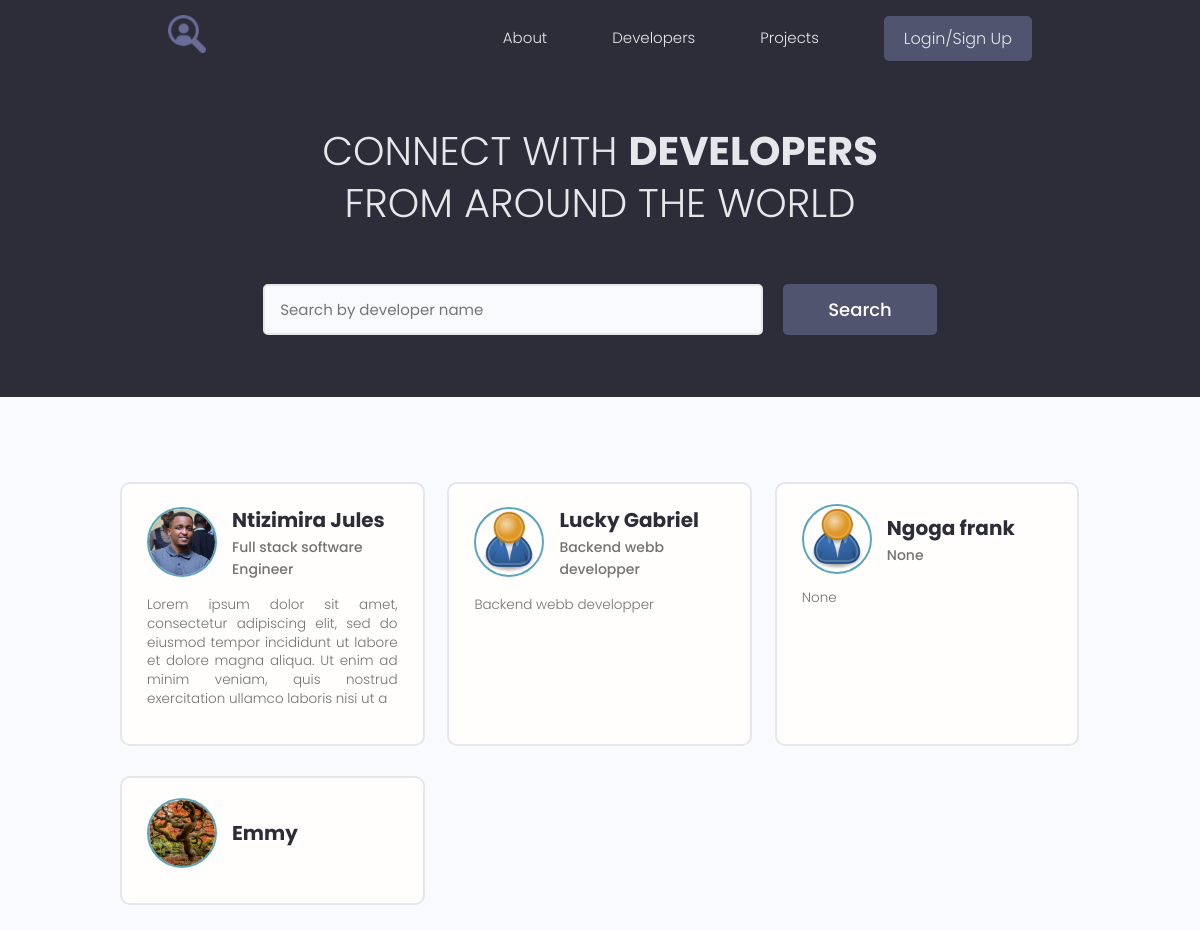
The page /profiles on the database as committed earlier.
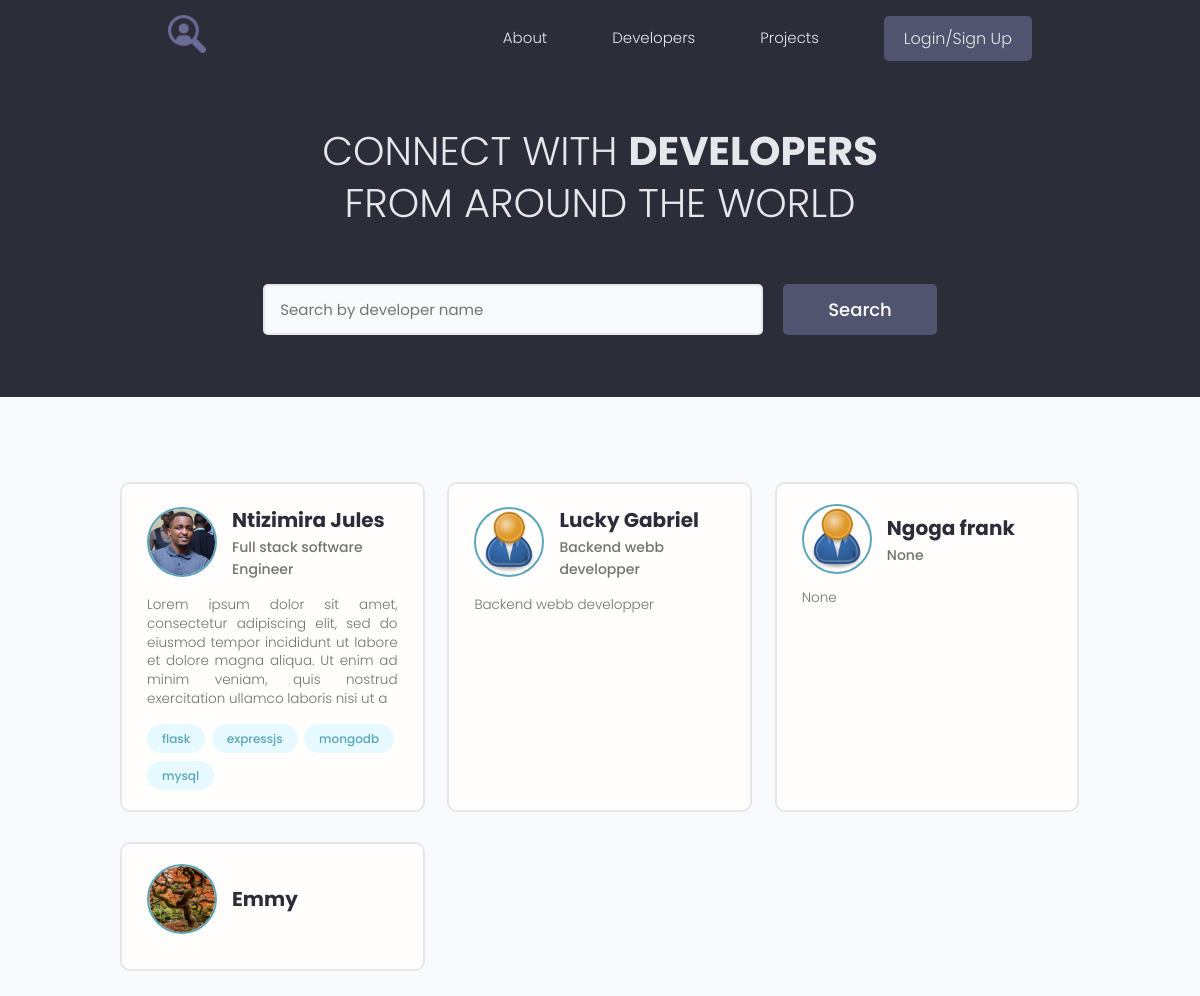
The same page on the database as committed later.
### models/user.py (models this page shows, shortened)
class Profile(BaseModel, Base):
    __tablename__ = 'profiles'
    user_id = Column(String(60), ForeignKey('users.id'))
    user = relationship("User", back_populates="profile")
    username = Column(String(150), nullable=False, unique=True)
    email = Column(String(150), nullable=False)
    name = Column(String(150), nullable=False)
    bio = Column(Text, nullable=True)
    location = Column(String(150), nullable=True)
    headline = Column(String(250), nullable=True)
    profile_image_url = Column(String(2000), default='images/profiles/user-default.png')
    social_github = Column(String(200), nullable=True)
    social_linkdin = Column(String(200), nullable=True)
    social_youtube = Column(String(200), nullable=True)
    social_twitter = Column(String(200), nullable=True)
    skills = relationship("Skill", backref="profile",
                          cascade="all, delete, delete-orphan")
    comments = relationship("Comment", backref="profile", cascade="all, delete-orphan")
    rates = relationship("Rate", backref="profile", cascade="all, delete-orphan")

### models/skill.py (models this page shows, shortened)
class Skill(BaseModel, Base):
    __tablename__ = 'skills'
    profile_id = Column(String(60), ForeignKey('profiles.id'), nullable=True)
    name = Column(String(200), nullable=False)
    description = Column(Text, nullable=True)

### webdynamic/views/users.py (the view)
@app_views.route('/profiles', methods=['GET'], strict_slashes=False)
def profiles():
    profiles = []
    searchQuery = None
    if request.args.get('text'):
        searchQuery = request.args.get('text').lower()
        for profile in storage.all(Profile).values():
            if (profile.name and searchQuery in profile.name.lower()) or (profile.bio and searchQuery in profile.bio.lower()):
                    profiles.append(profile)
            else:
                for skill in profile.skills:
                    if searchQuery in skill.name.lower():
                        profiles.append(profile)
                        break
    else:
        profiles = list(storage.all(Profile).values())
    page = int(request.args.get('page', 1))
    result = paginate(profiles, page)
    context = {
        'items_on_page': result.get('items_on_page'),
        'total_pages': result.get('total_pages'),
        'queryPage': page,
        'custom_range': result.get('custom_range'),
        'searchQuery': searchQuery if searchQuery else None
        }
    return render_template('profiles.html', **context)

### models/engine/dbManager.py (called while the page is built)
    def all(self, cls=None):
        new_dict = {}
        for clss in classes:
            if cls is None or cls is classes[clss] or cls is clss:
                objs = self.__session.query(classes[clss]).all()
                for obj in objs:
                    key = obj.__class__.__name__ + '.' + obj.id
                    new_dict[key] = obj
        return (new_dict)

### utils/paginate.py (called while the page is built)
def paginate(data, page):
    per_page = 9
    start_index = (page - 1) * per_page
    end_index = start_index + per_page
    total_pages = (len(data) + per_page - 1) // per_page
    items_on_page = data[start_index:end_index]
    leftindex = page - 4 if page > 4 else 1
    rightIndex =  page + 5 if (page + 5) <= total_pages else total_pages + 1
    custom_range = range(leftindex, rightIndex)
    prev_page = page - 1 if page > 1 else None
    next_page = page + 1 if page + 1 <= total_pages else total_pages + 1
    result = {
        'page': page,
        'page_size': per_page,
        'prev_page': prev_page,
        'next_page': next_page,
        'items_on_page': items_on_page,
        'total_pages': total_pages,
        'custom_range': custom_range,
    }
    return result

### webdynamic/app.py (called while the page is built)
@app.context_processor
def inject_user():
    return dict(current_user=current_user)

### webdynamic/templates/profiles.html (shortened to what this page needs)
{% extends 'main.html' %}
{% block content %}
  <main class="home">
    <section class="hero-section text-center">
      <div class="container container--narrow">
        <div class="hero-section__box">
          <h2>CONNECT WITH <span>DEVELOPERS</span></h2>
          <h2>FROM AROUND THE WORLD</h2>
        </div>
        <div class="hero-section__search">
          <form class="form" action="{{url_for('app_views.profiles')}}"  method="get" enctype="multipart/form-data">
            <div class="form__field">
              <input class="input input--text" id="formInput#search" type="text" name="text"
                placeholder="Search by developer name" />
            </div>
            <input class="btn btn--sub btn--lg" type="submit" value="Search" />
          </form>
        </div>
      </div>
    </section>
    <section class="devlist">
      <div class="container">
        <div class="grid grid--three">
            {% for profile in items_on_page %}
            <div class="column card">
                <div class="dev">
                <a href="{{url_for('app_views.profile', profile_id=profile.id)}}" class="card__body">
                    <div class="dev__profile">
                    <img class="avatar avatar--md" src="{{url_for('static', filename=profile.profile_image_url)}}" alt="image" />
                    <div class="dev__meta">
                        <h3>{{profile.name}}</h3>
                        <h5>{{profile.headline}}</h5>
                    </div>
                    </div>
                    <p class="dev__info">
                        {{profile.bio[:200] if profile.bio and profile.bio|length > 150 else profile.bio}}
                    </p>
                    <div class="dev__skills">
                    {% for skill in profile.skills %}
                    <span class="tag tag--pill tag--main">
                        <small>{{skill.name}}</small>
                    </span>
                    {% endfor %}
                    </div>
                </a>
                </div>
            </div>
            {% endfor %}
        </div>
      </div>
    </section>
  </main>
{% endblock %}

### webdynamic/templates/main.html (shortened to what this page needs)
<!DOCTYPE html>
<html lang="en">
<head>
  <link rel="stylesheet" href="https://cdn.iconmonstr.com/1.3.0/css/iconmonstr-iconic-font.min.css" />
  <link rel="stylesheet" href="{{ url_for('static', filename='uikit/styles/uikit.css') }}"/>
  <link rel="stylesheet" href="{{ url_for('static', filename='styles/app.css') }}" />
</head>
<body>
    {% include 'navbar.html' %}
    {% block content %}
    {% endblock %}
</body>
</html>

### webdynamic/templates/navbar.html (shortened to what this page needs)
<header class="header">
    <div class="container container--narrow">
      <a href="/" class="header__logo">
        <img src="{{url_for('static', filename='images/favicon.ico')}}" alt="DevSearch Logo" />
      </a>
      <nav class="header__nav">
        <ul class="header__menu">
          <li class="header__menuItem"><a href="{{url_for('app_views.landingpage')}}">About</a></li>
          <li class="header__menuItem"><a href="{{url_for('app_views.profiles')}}">Developers</a></li>
          <li class="header__menuItem"><a href="{{ url_for('app_views.projects')}}">Projects</a></li>
          {% if current_user.is_authenticated %}
          <li class="header__menuItem"><a href="{{url_for('app_views.inbox')}}">Inbox(<span class="unrd">{{current_user.unread}}</span>)</a></li>
          <li class="header__menuItem"><a href="{{url_for('app_views.account')}}">My Account</a></li>
          <li class="header__menuItem"><a href="{{url_for('app_views.logout')}}" class="btn btn--sub">Logout</a></li>
          <li class="header__menuItem"><a href="{{url_for('app_views.delete_profile')}}" class="btn btn--sub">Delete Account</a></li>
          {% else %}
          <li class="header__menuItem"><a href="{{url_for('app_views.login')}}" class="btn btn--sub">Login/Sign Up</a></li>
          {% endif %}
        </ul>
      </nav>
    </div>
  </header>

### webdynamic/static/styles/app.css (style rules this page uses)
:root { --color-sub: #2d2d39; }
.btn--sub { background-color: var(--color-sub-light); }
.card { border: 2px solid var(--color-light); }
img { width: 100%; }
.header { position: sticky; z-index: 111; background-color: var(--color-sub); padding: 1.5rem 0; }
.header > .container { display: flex; justify-content: space-between; align-items: center; }
.header__logo > img { height: 3.8rem; }
.header__nav > ul { display: inline-flex; align-items: center; list-style: none; gap: 6.5rem; }
.header__menuItem > a { color: var(--color-light); font-weight: 300; }
.hero-section { height: 40vh; display: flex; align-items: center; background-color: var(--color-sub); }
.hero-section__box { margin-bottom: 4rem; }
.hero-section__box > h2, .hero-section__box > h2 > span { font-size: 4rem; color: var(--color-light); line-height: 1.3; text-transform: uppercase; }
.hero-section__box > h2 { font-weight: 300; }
.hero-section__box > h2 > span { font-weight: 700; }
.hero-section__search > .form { display: flex; align-items: center; justify-content: center; gap: 2rem; }
.hero-section__search > .form input.input--text { width: 50rem; }
.devlist { margin-top: 8rem; }
.devlist .grid { align-items: stretch; }
.devlist .dev .dev__profile { display: flex; align-items: center; gap: 1.5rem; }
.devlist .dev .dev__meta h3 { color: var(--color-sub); font-size: 2rem; font-weight: 700; }
.devlist .dev .dev__meta h5 { color: var(--color-text); font-size: 1.4rem; font-weight: 500; }
.devlist .dev .dev__info { margin: 1.5rem 0; font-size: 1.35rem; line-height: 1.4; text-align: justify; }

### webdynamic/static/uikit/styles/modules/_variables.css (style rules this page uses)
:root { --color-main: #5aa5b9; --color-main-light: #e6faff; --color-sub: #3f4156; --color-sub-light: #51546e; --color-sub-lighter: #ededfd; --color-text: #737373; --color-gray: #8b8b8b; --color-light: #e5e7eb; --color-light-gray: #767676; --color-bg: #f8fafd; --color-white: #fffefd; --color-white-light: #f3f3f3; --color-success: #359e64; --color-success-bg: #def8e8; --color-error: #fc4b0b; --color-error-bg: #fff2ee; --font-base: 'Poppins', arial, helvetica, 'Segoe UI', roboto, ubuntu, sans-serif; --font-monospace: 'Fira Code', 'Courier New', courier, monospace; --font-regular: 300; --font-medium: 500; --font-bold: 700; --generic-shadow: 1px 1px 5px #00000010; --generic-transition: all 0.3s ease-in-out; }

### webdynamic/static/uikit/styles/modules/_base.css (style rules this page uses)
* { margin: 0; padding: 0; box-sizing: border-box; text-rendering: optimizeLegibility; color: inherit; font-size: inherit; }
html { font-size: 50%; }
@media only screen and (min-width: 480px) { html { font-size: 56.25%; } }
@media only screen and (min-width: 1200px) { html { font-size: 62.5%; } }
body { line-height: 1.6; font-weight: 400; font-size: 1.5rem; color: var(--color-text); background-color: var(--color-bg); min-height: 100vh; }

### webdynamic/static/uikit/styles/modules/_typography.css (style rules this page uses)
* { font-family: var(--font-base); }
h2 { font-size: 3.6rem; font-weight: var(--font-bold); }
h3 { font-size: 3.2rem; font-weight: var(--font-medium); }
h5 { font-size: 2.4rem; font-weight: var(--font-medium); }
h5, h6 { font-weight: var(--font-regular); }
p, span, strong { font-size: 1.6rem; color: var(--color-text); font-weight: var(--font-regular); }
a { padding-bottom: 2px; text-decoration: none; display: inline-block; color: var(--color-main); font-weight: var(--font-medium); }

### webdynamic/static/uikit/styles/modules/_utilities.css (style rules this page uses)
.container { width: 92%; max-width: 165rem; margin: 0 auto; box-sizing: border-box; }
.container--narrow { width: 92%; max-width: 120rem; }
@media screen and (min-width: 1000px) { .container { width: 90%; } }
@media screen and (min-width: 1000px) { .container--narrow { width: 85%; } }
@media screen and (min-width: 1200px) { .container { width: 80%; } }
@media screen and (min-width: 1200px) { .container--narrow { width: 72%; } }
.text-center { text-align: center; }

### webdynamic/static/uikit/styles/modules/_avatar.css (style rules this page uses)
.avatar { border-radius: 50%; border: 2px solid var(--color-main); object-fit: cover; }
.avatar--md { height: 7rem; width: 7rem; }

### webdynamic/static/uikit/styles/modules/_button.css (style rules this page uses)
.btn { display: inline-block; position: relative; cursor: pointer; background-color: var(--color-light); font-weight: var(--font-medium); color: var(--color-sub); text-decoration: none; padding: 1rem 2rem; border-radius: 0.5rem; border: none; width: -webkit-fit-content; width: -moz-fit-content; width: fit-content; height: -webkit-fit-content; height: -moz-fit-content; height: fit-content; font-size: 1.6rem; outline-width: 0; outline-color: transparent; -webkit-backface-visibility: hidden; backface-visibility: hidden; transition: all 0.3s ease-in-out; }
.btn--sub { background-color: var(--color-sub); color: var(--color-white); }
.btn--lg { font-size: 1.8rem; padding: 1.2rem 4.5rem; }

Rows that differ between the two databases and show on the page:
added Skill: name "flask", shown under Profile "Ntizimira Jules"
added Skill: name "expressjs", shown under Profile "Ntizimira Jules"
added Skill: name "mongodb", shown under Profile "Ntizimira Jules"
added Skill: name "mysql", shown under Profile "Ntizimira Jules"
